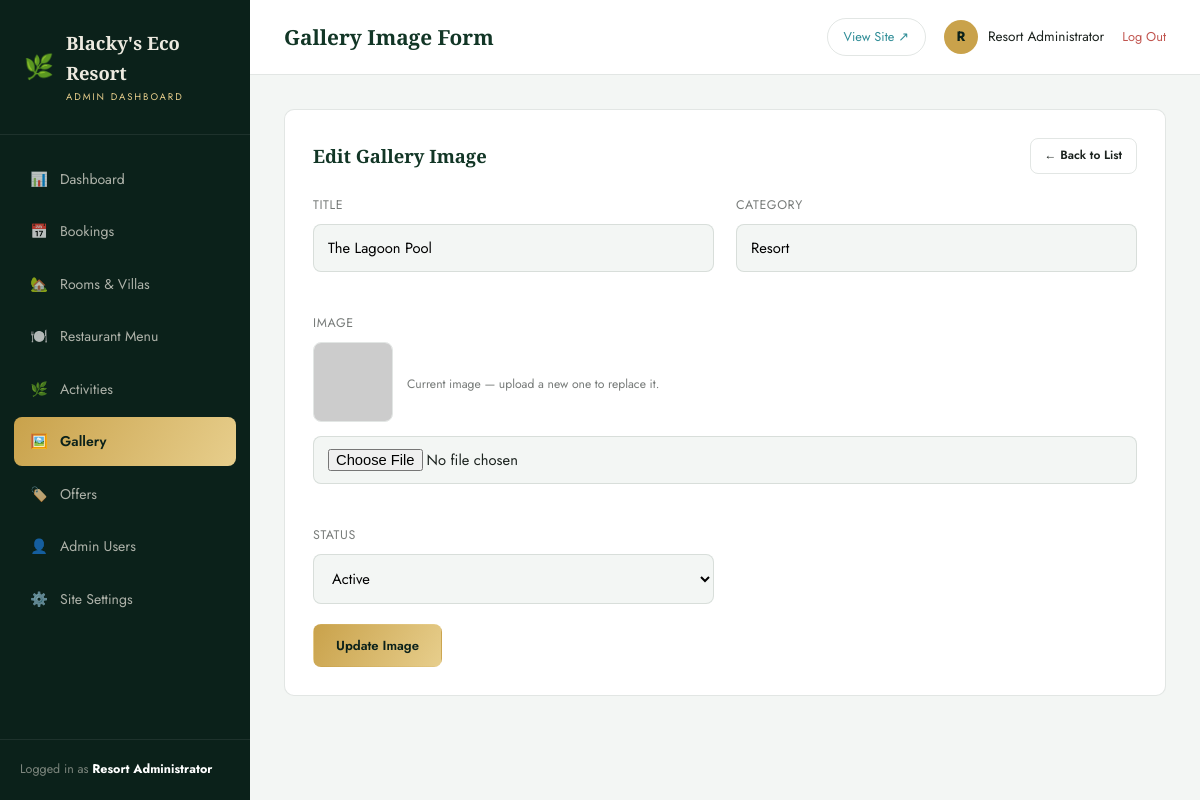
Page /admin/gallery_form.php?id=2 (signed in) on the committed database.
### tables this page shows
CREATE TABLE settings (
  id INT PRIMARY KEY DEFAULT 1,
  site_name VARCHAR(150) NOT NULL DEFAULT "Blacky's Eco Resort",
  tagline VARCHAR(255) NOT NULL DEFAULT 'Barefoot Luxury. Untouched Nature.',
  phone VARCHAR(40) DEFAULT '+1 555 200 3000',
  whatsapp_number VARCHAR(40) DEFAULT '15552003000',
  email VARCHAR(150) DEFAULT 'stay@blackysecoresort.com',
  address VARCHAR(255) DEFAULT 'Isla Verde Coastal Reserve, Costa Esmeralda',
  logo VARCHAR(255) DEFAULT '',
  hero_video VARCHAR(255) DEFAULT '',
  facebook VARCHAR(255) DEFAULT '#',
  instagram VARCHAR(255) DEFAULT '#',
  twitter VARCHAR(255) DEFAULT '#',
  latitude DECIMAL(10,7) DEFAULT 9.9280900,
  longitude DECIMAL(10,7) DEFAULT -84.0907400,
  currency VARCHAR(5) NOT NULL DEFAULT '$',
  meta_description VARCHAR(300) DEFAULT "Blacky's Eco Resort — a barefoot-luxury rainforest and lagoon retreat with treehouse villas, overwater suites and farm-to-table dining.",
  meta_keywords VARCHAR(300) DEFAULT 'eco resort, luxury resort, treehouse villa, sustainable travel, rainforest resort',
  updated_at DATETIME NOT NULL DEFAULT CURRENT_TIMESTAMP ON UPDATE CURRENT_TIMESTAMP
);

CREATE TABLE gallery (
  id INT AUTO_INCREMENT PRIMARY KEY,
  title VARCHAR(150) NOT NULL,
  category VARCHAR(60) NOT NULL DEFAULT 'Resort',
  image VARCHAR(255) NOT NULL,
  status ENUM('active','inactive') NOT NULL DEFAULT 'active',
  created_at DATETIME NOT NULL DEFAULT CURRENT_TIMESTAMP
);

### includes/functions.php (called while the page is built, shortened)
<?php
require_once __DIR__ . '/db.php';
function e(?string $value): string
{
    return htmlspecialchars((string)$value, ENT_QUOTES, 'UTF-8');
}
function get_settings(): array
{
    static $settings = null;
    if ($settings === null) {
        $pdo = get_pdo();
        $stmt = $pdo->query('SELECT * FROM settings WHERE id = 1 LIMIT 1');
        $settings = $stmt->fetch() ?: [];
    }
    return $settings;
}
function resolve_image(?string $value, string $subfolder): string
{
    if (str_starts_with($value, 'http://') || str_starts_with($value, 'https://')) {
        return $value;
    }
    return UPLOAD_URL . '/' . $subfolder . '/' . $value;
}

### includes/auth.php (called while the page is built, shortened)
<?php
require_once __DIR__ . '/functions.php';
function admin_logged_in(): bool
{
    return !empty($_SESSION['admin_id']);
}
function current_admin(): ?array
{
    static $admin = null;
    if ($admin === null) {
        $stmt = get_pdo()->prepare('SELECT id, name, username, email, role FROM admins WHERE id = :id');
        $stmt->execute(['id' => $_SESSION['admin_id']]);
        $admin = $stmt->fetch();
    }
    return $admin;
}

### includes/db.php (called while the page is built, shortened)
<?php
function get_pdo(): PDO
{
    static $pdo = null;
    if ($pdo === null) {
        $dsn = 'mysql:host=' . DB_HOST . ';dbname=' . DB_NAME . ';charset=' . DB_CHARSET;
        try {
            $pdo = new PDO($dsn, DB_USER, DB_PASS, [
                PDO::ATTR_ERRMODE            => PDO::ERRMODE_EXCEPTION,
                PDO::ATTR_DEFAULT_FETCH_MODE => PDO::FETCH_ASSOC,
                PDO::ATTR_EMULATE_PREPARES   => false,
            ]);
        } catch (PDOException $e) {
            if (APP_DEBUG) {
                die('Database connection failed: ' . htmlspecialchars($e->getMessage()));
            }
            die('We are unable to connect right now. Please try again shortly.');
        }
    }
    return $pdo;
}

### admin/gallery_form.php (the view, shortened to what this page needs)
<?php
$page_title = 'Gallery Image Form';
$active = 'gallery';
require_once __DIR__ . '/includes/admin_header.php';
$pdo = get_pdo();
$id = (int)($_GET['id'] ?? 0);
$img = ['id' => 0, 'title' => '', 'category' => 'Resort', 'image' => '', 'status' => 'active'];
if ($id) {
    $stmt = $pdo->prepare('SELECT * FROM gallery WHERE id = :id'); $stmt->execute(['id' => $id]);
    if ($found = $stmt->fetch()) $img = $found;
}
?>
<div class="panel">
  <div class="panel-head"><h2><?= $id ? 'Edit Gallery Image' : 'Add Gallery Image' ?></h2><a href="gallery.php" class="btn btn-outline btn-sm">← Back to List</a></div>
  <form method="post" enctype="multipart/form-data">
    <div class="form-grid">
      <div class="form-group"><label>Title</label><input type="text" name="title" value="<?= e($img['title']) ?>" required></div>
      <div class="form-group"><label>Category</label><input type="text" name="category" value="<?= e($img['category']) ?>" placeholder="Rooms, Resort, Restaurant, Activities…" required></div>
      <div class="form-group full">
        <label>Image</label>
        <?php if ($img['image']): ?><div class="current-image"><img src="<?= e(resolve_image($img['image'], 'gallery')) ?>" alt=""><span class="form-hint">Current image — upload a new one to replace it.</span></div><?php endif; ?>
        <input type="file" name="image" accept="image/jpeg,image/png,image/webp">
      </div>
      <div class="form-group"><label>Status</label><select name="status"><option value="active" <?= $img['status'] === 'active' ? 'selected' : '' ?>>Active</option></select></div>
    </div>
    <button type="submit" class="btn btn-gold"><?= $id ? 'Update Image' : 'Add Image' ?></button>
  </form>
</div>
<?php require_once __DIR__ . '/includes/admin_footer.php'; ?>

### admin/includes/admin_header.php (shortened to what this page needs)
<?php
require_once __DIR__ . '/../../includes/functions.php';
require_once __DIR__ . '/../../includes/auth.php';
$admin = current_admin();
$settings = get_settings();
$active = $active ?? '';
$page_title = ($page_title ?? 'Dashboard') . ' | Admin';
$navItems = [
    ['dashboard', 'dashboard.php', '📊', 'Dashboard'],
    ['bookings', 'bookings.php', '📅', 'Bookings'],
    ['rooms', 'rooms.php', '🏡', 'Rooms & Villas'],
    ['menu', 'menu.php', '🍽️', 'Restaurant Menu'],
    ['activities', 'activities.php', '🌿', 'Activities'],
    ['gallery', 'gallery.php', '🖼️', 'Gallery'],
    ['offers', 'offers.php', '🏷️', 'Offers'],
    ['users', 'users.php', '👤', 'Admin Users'],
    ['settings', 'settings.php', '⚙️', 'Site Settings'],
];
?>
<!DOCTYPE html>
<html lang="en">
<head>
<link rel="stylesheet" href="assets/css/admin.css">
</head>
<body>
<div class="app-shell">
  <aside class="sidebar" id="sidebar">
    <div class="sidebar-brand">
      <span class="leaf">🌿</span>
      <div><b><?= e($settings['site_name'] ?? "Blacky's Eco Resort") ?></b><small>Admin Dashboard</small></div>
    </div>
    <nav class="sidebar-nav">
      <?php foreach ($navItems as [$key, $href, $icon, $label]): ?>
        <a href="<?= $href ?>" class="<?= $active === $key ? 'active' : '' ?>"><span class="nav-icon"><?= $icon ?></span> <?= e($label) ?></a>
      <?php endforeach; ?>
    </nav>
    <div class="sidebar-foot">Logged in as <b style="color:#fff;"><?= e($admin['name'] ?? '') ?></b></div>
  </aside>
  <div class="main">
    <header class="topbar">
      <div style="display:flex; align-items:center; gap:16px;">
        <h1><?= e(strtok($page_title, '|')) ?></h1>
      </div>
      <div class="topbar-right">
        <a href="../index.php" target="_blank" class="view-site-link">View Site ↗</a>
        <div class="admin-chip">
          <div class="avatar"><?= e(strtoupper(substr($admin['name'] ?? 'A', 0, 1))) ?></div>
          <span><?= e($admin['name'] ?? '') ?></span>
        </div>
        <a href="logout.php" class="logout-link">Log Out</a>
      </div>
    </header>
    <div class="content">

### admin/assets/css/admin.css (style rules this page uses)
:root { --forest:#123626; --forest-deep:#0B211A; --forest-light:#1F5A40; --gold:#C9A24B; --gold-light:#E7CE8C; --water:#4FB6C0; --water-deep:#2E8C96; --sand:#F5EFE2; --sand-deep:#ECE2CC; --ink:#1C231F; --bg:#F3F6F4; --surface:#FFFFFF; --text:#1C231F; --text-soft:rgba(28,35,31,.6); --border:rgba(18,54,38,.12); --danger:#c1554f; --success:#2f8f5b; --warning:#c98b1f; --font-display:'Cormorant Garamond', serif; --font-body:'Jost', sans-serif; --radius:10px; --sidebar-w:250px; }
*,*::before,*::after { box-sizing:border-box; margin:0; padding:0; }
body { font-family:var(--font-body); background:var(--bg); color:var(--text); line-height:1.6; }
a { color:inherit; text-decoration:none; }
button { font-family:inherit; cursor:pointer; }
h1,h2,h3,h4 { font-family:var(--font-display); }
img { max-width:100%; display:block; }
.app-shell { display:flex; min-height:100vh; }
.sidebar { width:var(--sidebar-w); background:var(--forest-deep); color:#EDEAE0; flex-shrink:0; display:flex; flex-direction:column; position:fixed; top:0; bottom:0; left:0; z-index:200; transition:transform .3s ease; }
.sidebar-brand { padding:28px 24px; display:flex; align-items:center; gap:12px; border-bottom:1px solid rgba(255,255,255,.08); }
.sidebar-brand span.leaf { font-size:1.5rem; }
.sidebar-brand b { font-family:var(--font-display); font-size:1.15rem; }
.sidebar-brand small { display:block; font-size:.6rem; letter-spacing:.2em; color:var(--gold-light); text-transform:uppercase; margin-top:3px; }
.sidebar-nav { flex:1; padding:20px 14px; overflow-y:auto; }
.sidebar-nav a { display:flex; align-items:center; gap:12px; padding:13px 16px; border-radius:8px; font-size:.88rem; color:rgba(237,234,224,.72); margin-bottom:4px; transition:background .2s, color .2s; }
.sidebar-nav a.active { background:linear-gradient(120deg, var(--gold), var(--gold-light)); color:var(--forest-deep); font-weight:600; }
.sidebar-nav .nav-icon { width:18px; text-align:center; }
.sidebar-foot { padding:20px; border-top:1px solid rgba(255,255,255,.08); font-size:.78rem; color:rgba(237,234,224,.5); }
.main { flex:1; margin-left:var(--sidebar-w); display:flex; flex-direction:column; min-height:100vh; }
.topbar { background:var(--surface); border-bottom:1px solid var(--border); padding:18px 34px; display:flex; align-items:center; justify-content:space-between; position:sticky; top:0; z-index:100; }
.topbar h1 { font-size:1.3rem; color:var(--forest); }
.topbar-right { display:flex; align-items:center; gap:18px; }
.admin-chip { display:flex; align-items:center; gap:10px; font-size:.85rem; }
.admin-chip .avatar { width:34px; height:34px; border-radius:50%; background:var(--gold); color:var(--forest-deep); display:flex; align-items:center; justify-content:center; font-weight:700; }
.view-site-link { font-size:.8rem; color:var(--water-deep); border:1px solid var(--border); padding:8px 16px; border-radius:20px; }
.logout-link { font-size:.8rem; color:var(--danger); }
.content { padding:34px; flex:1; }
.panel { background:var(--surface); border:1px solid var(--border); border-radius:var(--radius); padding:28px; margin-bottom:26px; }
.panel-head { display:flex; align-items:center; justify-content:space-between; margin-bottom:22px; flex-wrap:wrap; gap:12px; }
.panel-head h2 { font-size:1.15rem; color:var(--forest); }
.btn { display:inline-flex; align-items:center; gap:8px; padding:11px 22px; border-radius:8px; font-size:.82rem; font-weight:600; border:1px solid transparent; transition:all .2s; }
.btn-gold { background:linear-gradient(120deg, var(--gold), var(--gold-light)); color:var(--forest-deep); }
.btn-outline { border-color:var(--border); color:var(--text); }
.btn-sm { padding:7px 14px; font-size:.75rem; }
.form-grid { display:grid; grid-template-columns:1fr 1fr; gap:22px; }
.form-group { margin-bottom:20px; }
.form-group.full { grid-column:1/-1; }
.form-group label { display:block; font-size:.78rem; letter-spacing:.05em; text-transform:uppercase; color:var(--text-soft); margin-bottom:8px; }
.form-group input, .form-group select, .form-group textarea { width:100%; padding:12px 14px; border:1px solid var(--border); border-radius:8px; font-size:.92rem; background:var(--bg); font-family:inherit; }
.form-hint { font-size:.76rem; color:var(--text-soft); margin-top:6px; }
.current-image { display:flex; align-items:center; gap:14px; margin-bottom:14px; }
.current-image img { width:80px; height:80px; object-fit:cover; border-radius:8px; border:1px solid var(--border); }

### rows in the picture
settings: site_name "Blacky's Eco Resort"
gallery: title "The Lagoon Pool", category "Resort", status "Active"

### other values in the picture
$icon "📊"
$label "Dashboard"
$icon "📅"
$label "Bookings"
$icon "🏡"
$label "Rooms & Villas"
$icon "🍽️"
$label "Restaurant Menu"
$icon "🌿"
$label "Activities"
$icon "🖼️"
$label "Gallery"
$icon "🏷️"
$label "Offers"
$icon "👤"
